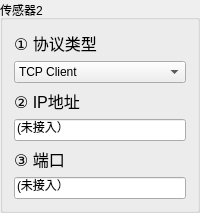
           <widget class="QGroupBox" name="netSet_2">
            <property name="sizePolicy">
             <sizepolicy hsizetype="Minimum" vsizetype="Preferred">
              <horstretch>0</horstretch>
              <verstretch>0</verstretch>
             </sizepolicy>
            </property>
            <property name="minimumSize">
             <size>
              <width>0</width>
              <height>0</height>
             </size>
            </property>
            <property name="title">
             <string>传感器2</string>
            </property>
            <layout class="QVBoxLayout" name="verticalLayout_7">
             <item>
              <widget class="QLabel" name="statuLable_15">
               <property name="maximumSize">
                <size>
                 <width>16777215</width>
                 <height>16777215</height>
                </size>
               </property>
               <property name="text">
                <string>&lt;html&gt;&lt;head/&gt;&lt;body&gt;&lt;p align=&quot;justify&quot;&gt;&lt;span style=&quot; font-size:12pt;&quot;&gt;① 协议类型&lt;/span&gt;&lt;/p&gt;&lt;/body&gt;&lt;/html&gt;</string>
               </property>
              </widget>
             </item>
             <item>
              <widget class="QComboBox" name="protocol_2">
               <property name="sizePolicy">
                <sizepolicy hsizetype="Preferred" vsizetype="Minimum">
                 <horstretch>0</horstretch>
                 <verstretch>0</verstretch>
                </sizepolicy>
               </property>
               <item>
                <property name="text">
                 <string>TCP Client</string>
                </property>
               </item>
               <item>
                <property name="text">
                 <string>TCP Server</string>
                </property>
               </item>
               <item>
                <property name="text">
                 <string>UDP</string>
                </property>
               </item>
               <item>
                <property name="text">
                 <string>HTTP</string>
                </property>
               </item>
              </widget>
             </item>
             <item>
              <widget class="QLabel" name="statuLable_16">
               <property name="maximumSize">
                <size>
                 <width>16777215</width>
                 <height>16777215</height>
                </size>
               </property>
               <property name="text">
                <string>&lt;html&gt;&lt;head/&gt;&lt;body&gt;&lt;p align=&quot;justify&quot;&gt;&lt;span style=&quot; font-size:12pt;&quot;&gt;② IP地址&lt;/span&gt;&lt;/p&gt;&lt;/body&gt;&lt;/html&gt;</string>
               </property>
              </widget>
             </item>
             <item>
              <widget class="QLineEdit" name="IP_2">
               <property name="sizePolicy">
                <sizepolicy hsizetype="Expanding" vsizetype="Minimum">
                 <horstretch>0</horstretch>
                 <verstretch>0</verstretch>
                </sizepolicy>
               </property>
               <property name="text">
                <string>(未接入）</string>
               </property>
              </widget>
             </item>
             <item>
              <widget class="QLabel" name="statuLable_14">
               <property name="maximumSize">
                <size>
                 <width>16777215</width>
                 <height>16777215</height>
                </size>
               </property>
               <property name="text">
                <string>&lt;html&gt;&lt;head/&gt;&lt;body&gt;&lt;p align=&quot;justify&quot;&gt;&lt;span style=&quot; font-size:12pt;&quot;&gt;③ 端口&lt;/span&gt;&lt;/p&gt;&lt;/body&gt;&lt;/html&gt;</string>
               </property>
              </widget>
             </item>
             <item>
              <widget class="QLineEdit" name="port_2">
               <property name="sizePolicy">
                <sizepolicy hsizetype="Expanding" vsizetype="Minimum">
                 <horstretch>0</horstretch>
                 <verstretch>0</verstretch>
                </sizepolicy>
               </property>
               <property name="text">
                <string>(未接入）</string>
               </property>
              </widget>
             </item>
            </layout>
           </widget>
